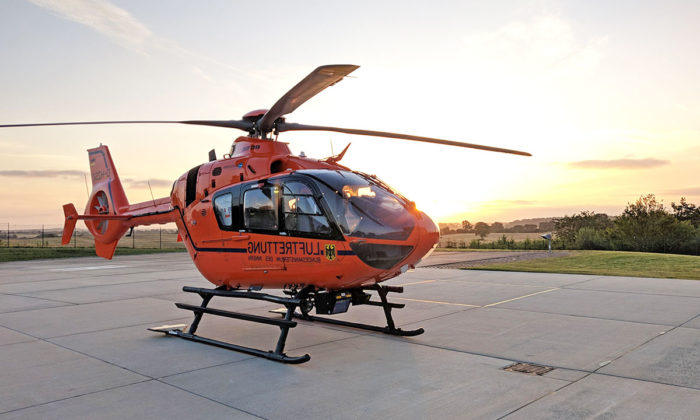
#> input picture helikopter.jpg, 700 x 420 px, found by its file name
$ python thresholding.py
#> lines starting #> are read from the running program, lines starting #| are printed output that depends on the picture; after the words box and inside, x2 and y2 are one past the last pixel; in counts of white or black regions, pixels touching at a corner belong together
import cv2
import numpy as np
from matplotlib import pyplot as plt

img = cv2.imread("helikopter.jpg",0)
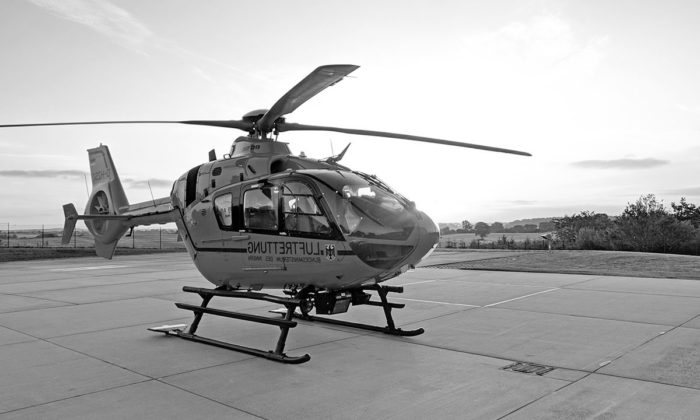
#> img: shape (420, 700); min 0, max 255, mean 173.7

ret,th1 = cv2.threshold(img,150,200,cv2.THRESH_BINARY)
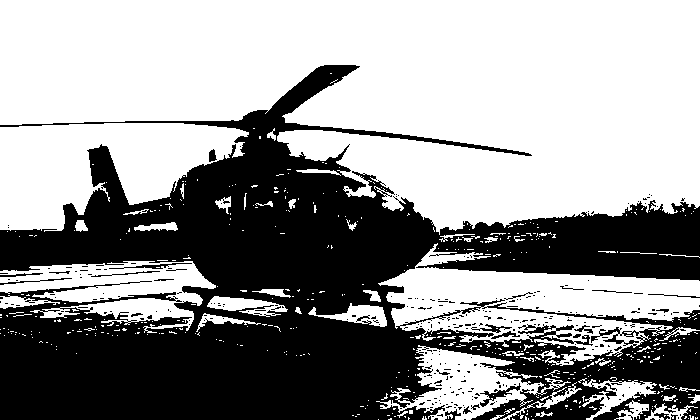
#> th1: shape (420, 700); values 0 (black) and 200 (white), 58.7% white; 310 black regions (282 under 20 px), largest, box (x1, y1, x2, y2) and area: (0, 65, 700, 420) 118784, (480, 383, 521, 407) 232, (109, 263, 192, 269) 150
th2 = cv2.adaptiveThreshold(img,255,cv2.ADAPTIVE_THRESH_MEAN_C,cv2.THRESH_BINARY,21,2)
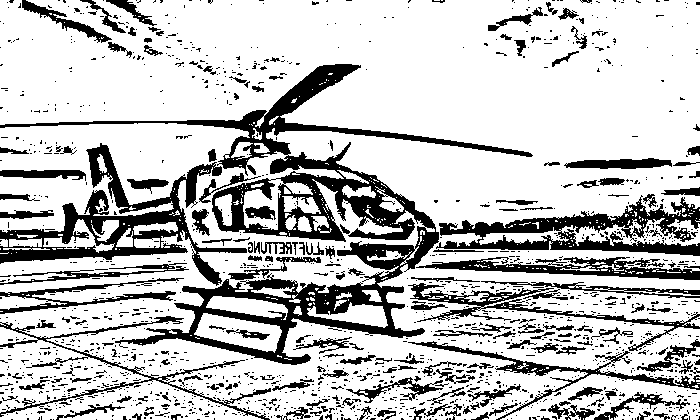
#> th2: shape (420, 700); 76.2% white; 1494 black regions (1306 under 20 px), largest, box (x1, y1, x2, y2) and area: (0, 64, 533, 365) 21866, (0, 143, 247, 286) 7888, (436, 195, 700, 256) 5892
th3 = cv2.adaptiveThreshold(img,255,cv2.ADAPTIVE_THRESH_GAUSSIAN_C,cv2.THRESH_BINARY,21,2)
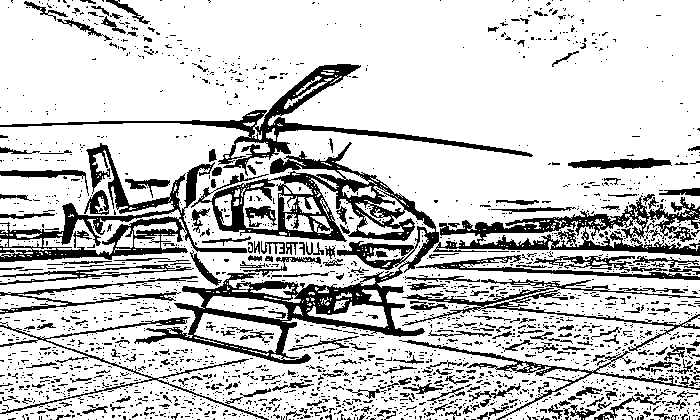
#> th3: shape (420, 700); 78.3% white; 2159 black regions (1912 under 20 px), largest, box (x1, y1, x2, y2) and area: (134, 142, 700, 364) 20155, (0, 143, 247, 262) 6080, (0, 64, 533, 176) 4817


cv2.imshow("img-th1",th1)
cv2.imshow("img-th2",th2)
cv2.imshow("img-th3",th3)
